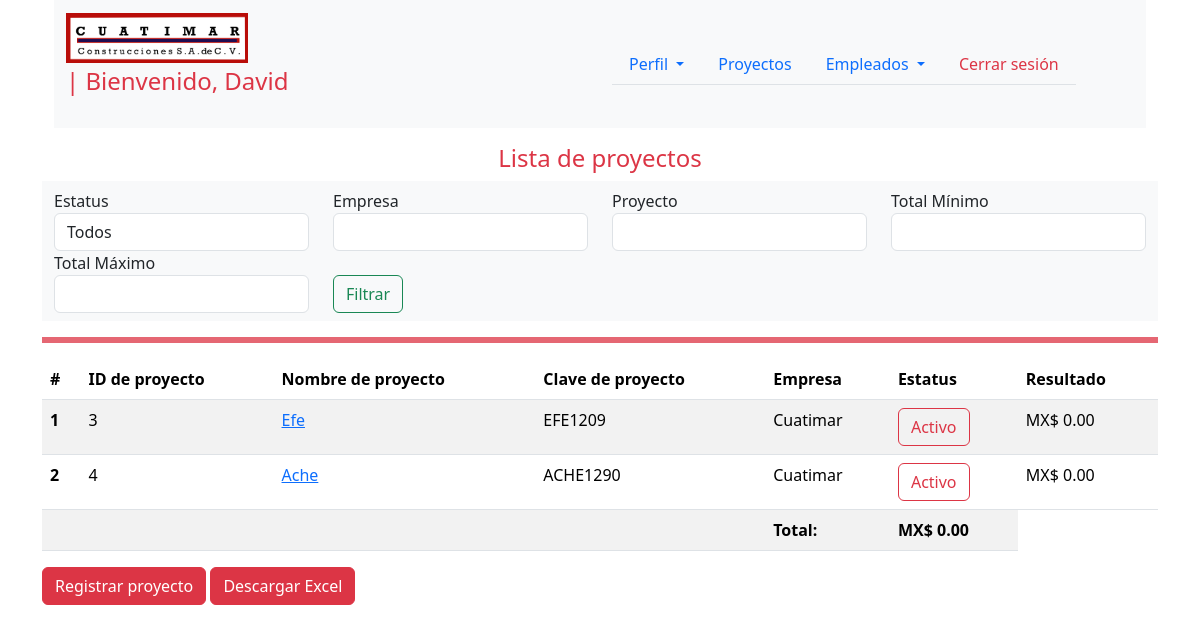
Screenshot of /proyectos/ (signed in) with the database file from the repository.
### proyectos/models.py (models this page shows, shortened)
class Proyectos(models.Model):
    proyecto = models.CharField(max_length=255)
    clave_proyecto = models.CharField(max_length=100,unique=True)
    empresa = models.CharField(max_length=255)
    estatus = models.BooleanField(default=True)
    total = models.DecimalField(max_digits=10, decimal_places=2,null=False,default=Decimal('0.00'))
    iva = models.DecimalField(max_digits=10, decimal_places=2,null=False,default=Decimal('0.00'))
    slug = models.SlugField(unique=True)

### proyectos/views.py (the view)
# urls.py: path("",ProyectosListView.as_view(),name="proyectos"),
class ProyectosListView(LoginRequiredMixin,ListView):
    model = Proyectos
    template_name = "proyectos/proyectos.html"
    context_object_name = "projects"
    def get_queryset(self):
        queryset = Proyectos.objects.all()
        estatus = self.request.GET.get('estatus')
        empresa = self.request.GET.get('empresa')
        proyecto = self.request.GET.get('proyecto')
        total_min = self.request.GET.get('total_min')
        total_max = self.request.GET.get('total_max')
        if estatus:
            queryset = queryset.filter(estatus=estatus)
        if empresa:
            queryset = queryset.filter(empresa__icontains=empresa)
        if proyecto:
            queryset = queryset.filter(proyecto__icontains=proyecto)
        if total_min:
            queryset = queryset.filter(total__gte=total_min)
        if total_max:
            queryset = queryset.filter(total__lte=total_max)
        return queryset
    def get_context_data(self, **kwargs):
        context = super().get_context_data(**kwargs)
        total_monto_neto = self.get_queryset().aggregate(total=Coalesce(Sum('total'),Decimal('0.00')))['total']
        context['total_monto_neto'] = total_monto_neto
        context['estatus'] = self.request.GET.get('estatus', '')
        context['empresa'] = self.request.GET.get('empresa', '')
        context['proyecto'] = self.request.GET.get('proyecto', '')
        context['total_min'] = self.request.GET.get('total_min', '')
        context['total_max'] = self.request.GET.get('total_max', '')
        return context

### balancigastos/utils/context_processors.py (called while the page is built)
def get_profile_username(request):
    if request.user.is_authenticated:
        try:
            profile = Profile.objects.get(user=request.user)
            return {'profile_username': profile.user}
        except Profile.DoesNotExist:
            return {}
    return {}

### proyectos/templatetags/currency.py (called while the page is built)
@register.filter
def pesos(value):
    try:
        value = float(value)
        return f"MX$ {value:,.2f}"  # Format with thousands separator and 2 decimals
    except (ValueError, TypeError):
        return value

### proyectos/templates/proyectos/proyectos.html (shortened to what this page needs)
{% extends 'base.html' %}
{% load currency %}
{% block content %}
{% include 'navbar_profile.html' %}
<h4 class="h4 text-center text-danger mt-3">Lista de proyectos</h4>
<nav class="navbar bg-body-tertiary">
   <div class="container-fluid">
      <form method="GET" class="d-flex">
         <div class="row">
            <div class="col-md-3">
               <label for="estatus">Estatus</label>
               <select name="estatus" id="estatus" class="form-control">
                  <option value="">Todos</option>
               </select>
            </div>
            <div class="col-md-3">
               <label for="empresa">Empresa</label>
               <input type="text" name="empresa" id="empresa" class="form-control" value="{{ empresa }}">
            </div>
            <div class="col-md-3">
               <label for="proyecto">Proyecto</label>
               <input type="text" name="proyecto" id="proyecto" class="form-control" value="{{ proyecto }}">
            </div>
            <div class="col-md-3">
               <label for="total_min">Total Mínimo</label>
               <input type="number" name="total_min" id="total_min" class="form-control" value="{{ total_min }}">
            </div>
            <div class="col-md-3">
               <label for="total_max">Total Máximo</label>
               <input type="number" name="total_max" id="total_max" class="form-control" value="{{ total_max }}">
            </div>
            <div class="col-md-3 mt-4">
               <button class="btn btn-outline-success" type="submit">Filtrar</button>
            </div>
         </div>
      </form>
   </div>
</nav>
<hr class="border border-danger border-3 opacity-75">
{% if projects %}
<div class="table-responsive">
   <table class="table table-striped">
      <thead>
         <tr>
            <th scope="col">#</th>
            <th scope="col">ID de proyecto</th>
            <th scope="col">Nombre de proyecto</th>
            <th scope="col">Clave de proyecto</th>
            <th scope="col">Empresa</th>
            <th scope="col">Estatus</th>
            <th scope="col">Resultado</th>
         </tr>
      </thead>
      <tbody>
         {% for project in projects %}
         <tr>
            <th scope="row">{{ forloop.counter }}</th>
            <td>{{ project.id }}</td>
            <td><a href="{% url 'proyectos:detalles_proyecto' project.slug %}">{{ project.proyecto }}</a></td>
            <td>{{ project.clave_proyecto }}</td>
            <td>{{ project.empresa }}</td>
            {% if project.estatus == True %}
            <td><a class="btn btn-outline-danger"
                  href="{% url 'proyectos:toggle_estatus_proyecto' project.slug %}">Activo</a></td>
            {% else %}
            <td><a class="btn btn-danger" href="{% url 'proyectos:toggle_estatus_proyecto' project.slug %}">Inactivo</a>
            </td>
            {% endif %}
            {% if project.total < 0 %}
            <td class="text-danger">{{ project.total|pesos }}</td>
            {% else %}
            <td>{{ project.total|pesos }}</td>
            {% endif %}
         </tr>
         {% endfor %}
         <tr>
            <td colspan="4"></td>
            <td><strong>Total:</strong></td>
            <td><strong>{{ total_monto_neto|pesos }}</strong></td>
         </tr>
      </tbody>
   </table>
</div>
{% endif %}
<a href="{% url 'proyectos:registrar_proyecto' %}" class="btn btn-danger mb-3">Registrar proyecto</a>
<a href="{% url 'proyectos:export_proyectos_to_excel' %}" class="btn btn-danger mb-3">Descargar Excel</a>
{% endblock %}

### templates/navbar_profile.html (shortened to what this page needs)
{% load static %}
<div class="container">
    <nav class="navbar navbar-expand-lg bg-body-tertiary">
        <div class="container">
            <a class="navbar-brand" href="{% url 'proyectos:proyectos' %}">
                <img class="logo" src="{% static 'images/Cuatimar_logo.png' %}" alt="Logo" height="50px">
                <p class="text-capitalize text-danger fs-4">| Bienvenido, {{ profile_username }}</p>
            </a>
        </div>
        <div class="container">
            <ul class="nav nav-tabs justify-content-end">
                <li class="nav-item dropdown">
                    <a class="nav-link dropdown-toggle" href="#" role="button" data-bs-toggle="dropdown"
                        aria-expanded="false">
                        Perfil
                    </a>
                </li>
                <li class="nav-item">
                    <a class="nav-link" href="{% url 'proyectos:proyectos' %}">Proyectos</a>
                </li>
                <li class="nav-item dropdown">
                    <a class="nav-link dropdown-toggle" href="#" role="button" data-bs-toggle="dropdown"
                        aria-expanded="false">
                        Empleados
                    </a>
                </li>
                <li class="nav-item">
                    <a class="nav-link text-danger" href="{% url 'usuarios:logout' %}">Cerrar sesión</a>
                </li>
            </ul>
        </div>
    </nav>
</div>

### static/css/styles.css (style rules this page uses)
.table-responsive { max-height: 400px; overflow-y: auto; }
.table thead th { position: sticky; top: 0; z-index: 10; background-color: white; }

### rows the page displays
Proyectos: id "3", proyecto "Efe", clave_proyecto "EFE1209", empresa "Cuatimar", estatus "Activo", total|pesos "MX$ 0.00"
Proyectos: id "4", proyecto "Ache", clave_proyecto "ACHE1290", empresa "Cuatimar", estatus "Activo", total|pesos "MX$ 0.00"

### other values shown
{{ profile_username }} "David"
{{ total_monto_neto|pesos }} "MX$ 0.00"
